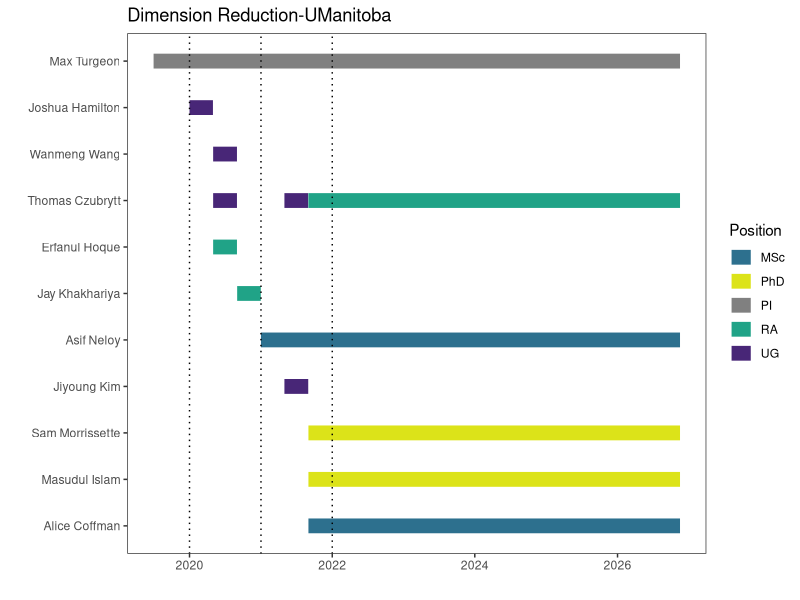
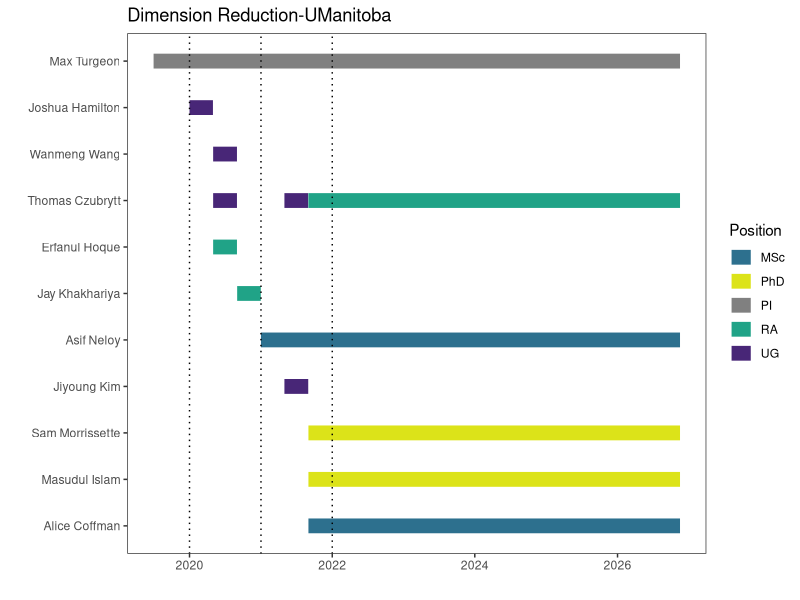

Recreate these plots in R, in order.
#! Based on https://www.r-bloggers.com/2020/03/using-r-simple-gantt-chart-with-ggplot2/
#! Inspiation Janet Hill https://research-groups.usask.ca/hilllab/index.php

library(tidyverse)
library(lubridate)

# Read in people information
LabGantt <- read_csv("LabGantt.csv")

LabGantt <- LabGantt |> 
  mutate(
    # When no end date, change to today's date
    # End = if_else(is.na(End), Sys.Date(), End),
    End = if_else(is.na(End), today(), End),
    # Calculate total number of days spent in lab
    Days = End - Start,
    # Set factor level to order the Position on the plot
    Positon = factor(Position),
    # Convert names to factors and order wrt start date
    Name = fct_reorder(Name, Start, min, .desc= TRUE),
    ) |> 
  arrange(Start, desc(Days))

# Plot----
LabGantt |> 
  ggplot() + 
  geom_linerange(aes(xmin = Start,
                     xmax = End,
                     y = Name,
                     colour = Position),
                 size = 5) +
  scale_colour_manual(values = c("#2D708EFF", "#DCE319FF", "#808080", 
                                 "#20A387FF", "#482677FF")) +
  theme_bw() +
  scale_x_date() +
  theme(panel.grid = element_blank()) +
  geom_vline(xintercept=as.numeric(ymd("2020-01-01", "2021-01-01", "2022-01-01")), linetype="dotted") +
  xlab("") + ylab("") +
  ggtitle("Dimension Reduction-UManitoba")

ggsave("LabGantt.png", width = 6, height = 3)
